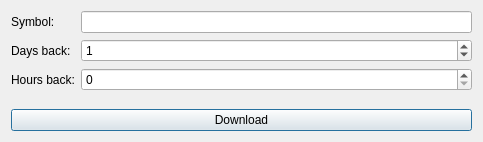
<?xml version="1.0" encoding="UTF-8"?>
<ui version="4.0">
 <class>ATSDlgDownloader</class>
 <widget class="QDialog" name="ATSDlgDownloader">
  <property name="geometry">
   <rect>
    <x>0</x>
    <y>0</y>
    <width>483</width>
    <height>142</height>
   </rect>
  </property>
  <property name="windowTitle">
   <string>Trading data downloader</string>
  </property>
  <layout class="QVBoxLayout" name="verticalLayout_2">
   <item>
    <layout class="QVBoxLayout" name="verticalLayout">
     <item>
      <layout class="QFormLayout" name="formLayout">
       <item row="0" column="0">
        <widget class="QLabel" name="label">
         <property name="text">
          <string>Symbol:</string>
         </property>
        </widget>
       </item>
       <item row="0" column="1">
        <widget class="QLineEdit" name="lineEditSymbol"/>
       </item>
       <item row="1" column="0">
        <widget class="QLabel" name="label_3">
         <property name="text">
          <string>Days back:</string>
         </property>
        </widget>
       </item>
       <item row="1" column="1">
        <widget class="QSpinBox" name="spinBoxHistoryNumDays">
         <property name="value">
          <number>1</number>
         </property>
        </widget>
       </item>
       <item row="2" column="1">
        <widget class="QSpinBox" name="spinBoxHistoryNumHours"/>
       </item>
       <item row="2" column="0">
        <widget class="QLabel" name="label_2">
         <property name="text">
          <string>Hours back:</string>
         </property>
        </widget>
       </item>
      </layout>
     </item>
     <item>
      <widget class="QPushButton" name="pushButtonDownload">
       <property name="text">
        <string>Download</string>
       </property>
      </widget>
     </item>
    </layout>
   </item>
  </layout>
 </widget>
 <resources/>
 <connections/>
</ui>
